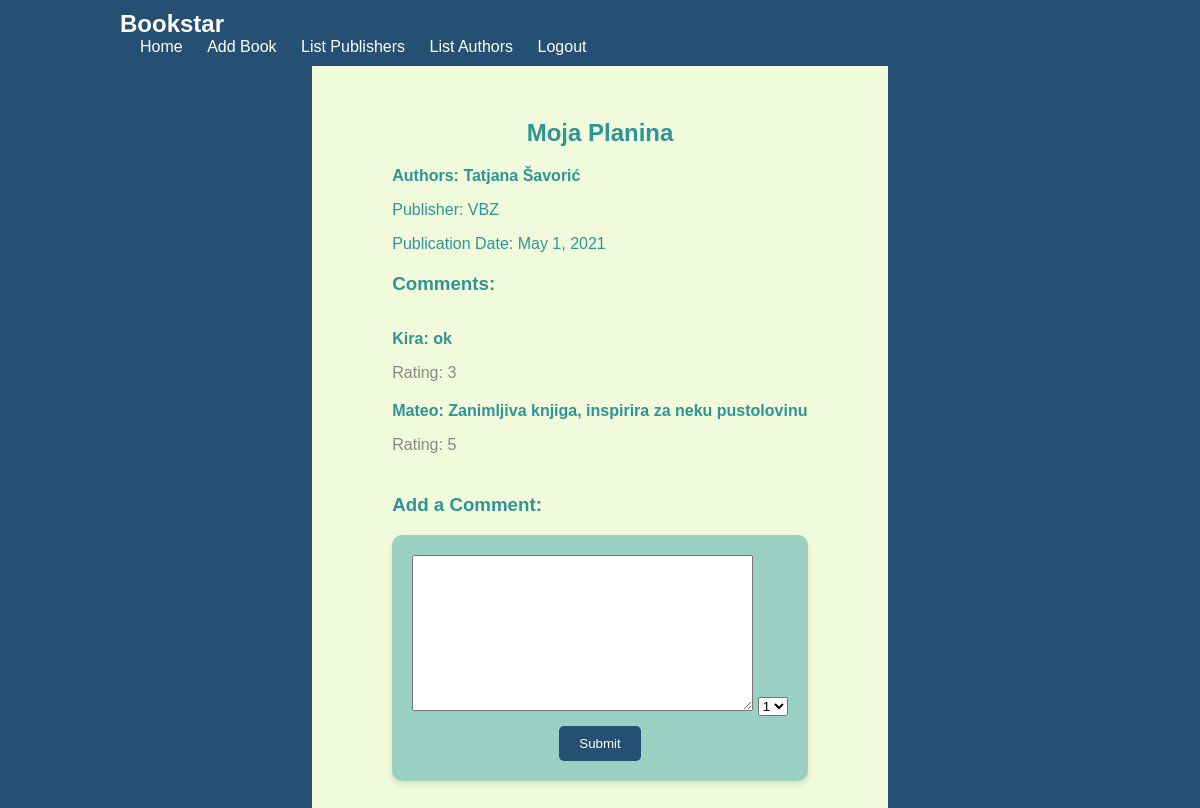
Page /books/book/14/ (signed in) on the committed database.
### books/models.py (models this page shows, shortened)
class Book(models.Model):
    title = models.CharField(max_length=100)
    authors = models.ManyToManyField(Author)
    publisher = models.ForeignKey(Publisher, on_delete=models.CASCADE)
    publication_date = models.DateField()
    upload_user = models.ForeignKey(User, on_delete=models.CASCADE, related_name='uploaded_books')
    comments = models.ManyToManyField(User, through='BookComment', related_name='book_comments')  # Modified
    average_rating = models.DecimalField(max_digits=3, decimal_places=2, default=0.00)
    total_ratings = models.IntegerField(default=0)
    class Meta:
        ordering = ['-publication_date']

class Author(models.Model):
    salutation = models.CharField(max_length=10)
    name = models.CharField(max_length=200)
    email = models.EmailField()
    headshot = models.ImageField(upload_to='author_headshots')

class Publisher(models.Model):
    name = models.CharField(max_length=30)
    address = models.CharField(max_length=50)
    city = models.CharField(max_length=60)
    state_province = models.CharField(max_length=30)
    country = models.CharField(max_length=50)
    website = models.URLField()
    class Meta:
        ordering = ['-name']

class BookComment(models.Model):
    book = models.ForeignKey(Book, on_delete=models.CASCADE)
    user = models.ForeignKey(User, on_delete=models.CASCADE)
    comment = models.TextField()
    rating = models.IntegerField(choices=[(i, i) for i in range(1, 6)])  # Rating from 1 to 5
    created_at = models.DateTimeField(auto_now_add=True)

### books/views.py (the view, shortened to what this page needs)
# urls.py: path('book/<int:book_id>/', views.book_detail, name='book_detail'),
@login_required
def book_detail(request, book_id):
    book = get_object_or_404(Book, pk=book_id)
    authors = book.authors.all()
    comments = book.bookcomment_set.all().order_by('-created_at')
    form = CommentForm()
    return render(request, 'book_detail.html', {'book': book, 'authors': authors, 'comments': comments, 'form': form})

### books/forms.py
class CommentForm(forms.Form):
    comment = forms.CharField(label='Your Comment', widget=forms.Textarea)
    RATING_CHOICES = [(i, str(i)) for i in range(1, 6)]
    rating = forms.ChoiceField(label='Your Rating', choices=RATING_CHOICES)

### books/templates/book_detail.html (shortened to what this page needs)
{% extends 'navbar.html' %}
{% block content %}
<div class="book-detail-container">
    <h2>{{ book.title }}</h2>
    <p class="authors">Authors: {% for author in book.authors.all %}{{ author.name }}{% if not forloop.last %}, {% endif %}{% endfor %}</p>
    <p class="publisher">Publisher: {{ book.publisher.name }}</p>
    <p class="publication-date">Publication Date: {{ book.publication_date }}</p>
    <h3 class="comments-heading">Comments:</h3>
    <ul class="comment-list">
        {% for comment in comments %}
        <li class="comment">
            <p class="comment-text"><strong>{{ comment.user.username }}</strong>: {{ comment.comment }}</p>
            <p class="comment-rating">Rating: {{ comment.rating }}</p>
        </li>
        {% endfor %}
    </ul>
    <h3 class="add-comment-heading">Add a Comment:</h3>
    <form method="post">
        {{ form.comment }}
        {{ form.rating }}
        <button type="submit" class="submit-comment-button">Submit</button>
    </form>
</div>
{% endblock %}

### books/static/styles.css (style rules this page uses)
body { font-family: Arial, sans-serif; background-color: #265073; color: #2D9596; margin: 0; padding: 0; display: flex; justify-content: center; align-items: center; height: 100vh; }
form { background-color: #9AD0C2; padding: 20px; border-radius: 10px; box-shadow: 0 4px 6px rgba(0, 0, 0, 0.1); }
h2 { text-align: center; }
button { background-color: #F1FADA; color: #265073; border: none; padding: 10px 20px; border-radius: 5px; cursor: pointer; margin: 0 auto; display: block; margin-top: 10px; }
h1, h2, h3 { margin-top: 20px; }
ul { list-style-type: none; padding: 0; }
li { margin-bottom: 10px; }
.book-detail-container { max-width: 600px; margin: 80px auto; padding: 20px; }
.book-detail-container h2 { font-size: 24px; margin-bottom: 20px; }
.book-detail-container p { margin-bottom: 10px; }
.authors { font-weight: bold; }
.comments-heading, .add-comment-heading { margin-top: 20px; }
.comment-list { max-height: 300px; overflow-y: auto; padding: 0; }
.comment { margin-bottom: 20px; }
.comment-text { font-weight: bold; }
.comment-rating { color: #888888; }
.submit-comment-button { background-color: #265073; color: #ffffff; padding: 10px 20px; border: none; border-radius: 5px; cursor: pointer; }

### rows in the picture
Book: title "Moja Planina", publisher.name "VBZ", publication_date "May 1, 2021"
Author: name "Tatjana Šavorić"
BookComment: user.username "Kira", comment "ok", rating "3"
BookComment: user.username "Mateo", comment "Zanimljiva knjiga, inspirira za neku pustolovinu", rating "5"
